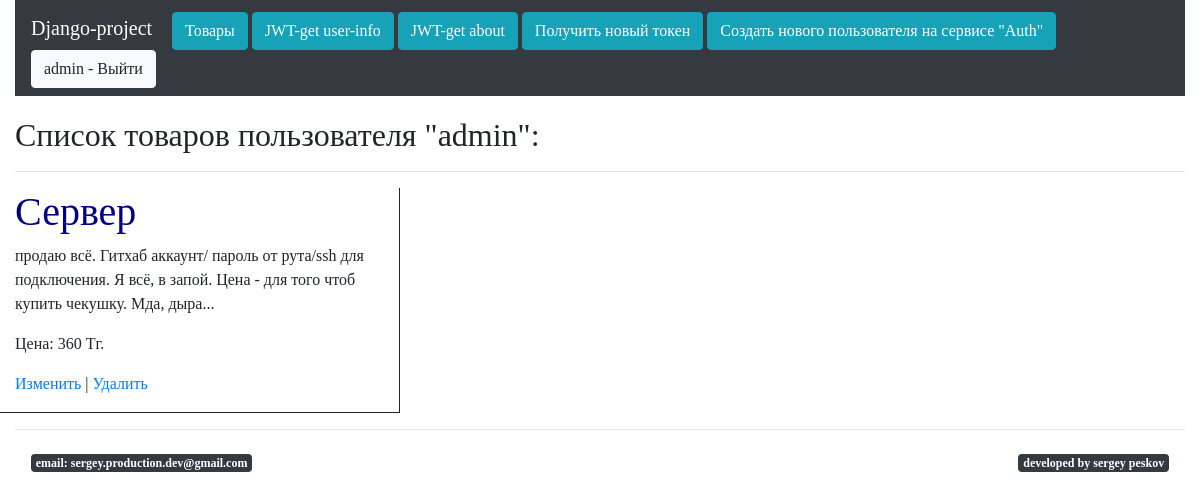
/product/ofUser/2/, run on the app's committed database.
### firstapp/models.py (models this page shows)
class Product(models.Model):
    user = models.ForeignKey(
            settings.AUTH_USER_MODEL,
            on_delete=models.CASCADE)
    name = models.CharField(max_length=20)
    description = models.CharField(max_length=300)
    price = models.IntegerField()

### firstapp/views.py (the view)
# urls.py: path('ofUser/<int:userId>/', views.ofUser),
def ofUser(request, userId):
    user = User.objects.get(id=userId)
    products = user.product_set.all()
    return render(
            request,
            "firstapp/ofUser.html",
            {"products": products, "user": user})

### templates/firstapp/ofUser.html (shortened to what this page needs)
{% extends "layouts/base.html" %}
{% block content %}
<h2>Список товаров пользователя "{{user.username}}":</h2>
{% if products.count > 0 %}
<hr />
    <div class="row">
        {% for product in products %}
        <div class="col-4 product">
            <h1>{{ product.name }}</h1>
            <p>{{ product.description }}</p>
            <p>Цена: {{ product.price }} Тг.</p>
            <p><a href="/product/update/{{ product.id }}">Изменить</a> | <a href="/product/delete/{{ product.id }}">Удалить</a></p>
        </div>
        {% endfor %}
    </div>
{% endif %}
{% endblock content %}

### templates/layouts/base.html (shortened to what this page needs)
<!DOCTYPE html>
{% load static %}
<head>
	<link rel="stylesheet" href="https://cdn.jsdelivr.net/npm/bootstrap@4.5.3/dist/css/bootstrap.min.css">
	<link rel="stylesheet" href="{% static "css/style.css" %}">
</head>
<body>
	<div class="container-fluid">
		<div class="navbar bg-dark navbar-dark" style="margin-bottom:20px;">
			<div>
                <a class="navbar-brand" href="/">Django-project</a>
                <a class="btn btn-info" href="/product/">Товары</a>
                <a class="btn btn-info" href="/jwt/">JWT-get user-info</a>
                <a class="btn btn-info" href="/jwt/about">JWT-get about<a>
                <a class="btn btn-info" href="/jwt/getTokens">Получить новый токен</a>
                <a class="btn btn-info" href="/jwt/register">Создать нового пользователя на сервисе "Auth"</a>
            </div>
            <div>
                {% if user.is_authenticated %}
                    <a class="btn btn-light" href="/user/logout/">{{ user.username }} - Выйти</a>
                {% else %}
                    <a class="btn btn-light" href="/user/login/">Войти</a>
                    <a class="btn btn-light" href="/user/register/">Регистрация</a>
                {% endif %}
            </div>
		</div>
		<div class="row">
            <div class="col-12">
                {% block content%}{% endblock content %}
            </div>
        </div>
        <hr>
        <nav class="navbar navbar-light" >
            <h1 class="badge bot badge-dark">email: sergey.production.dev@gmail.com</h1>
            <h1 class="badge bot badge-dark">devеloped by sergey peskov</h1>
        </nav>
	</div>
</body>
</html>

### static/css/style.css (style rules this page uses)
body { font-family: Verdana; }
h1 { color: navy; }
.product { border-right: 1px solid; border-bottom: 1px solid; }

### data on the page
Product: name "Сервер", description "продаю всё. Гитхаб аккаунт/ пароль от рута/ssh для подключения. Я всё, в запой. Цена - для того чтоб купить чекушку. Мда, дыра...", price "360"

### other printed values
{{ user.username }} "admin"
